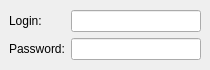
<ui version="4.0" >
 <author></author>
 <comment></comment>
 <exportmacro></exportmacro>
 <class>MSNSettings</class>
 <widget class="QWidget" name="MSNSettings" >
  <property name="geometry" >
   <rect>
    <x>0</x>
    <y>0</y>
    <width>210</width>
    <height>70</height>
   </rect>
  </property>
  <property name="windowTitle" >
   <string>WengoPhone - MSN Settings</string>
  </property>
  <layout class="QGridLayout" >
   <property name="margin" >
    <number>9</number>
   </property>
   <property name="spacing" >
    <number>6</number>
   </property>
   <item row="0" column="0" >
    <layout class="QGridLayout" >
     <property name="margin" >
      <number>0</number>
     </property>
     <property name="spacing" >
      <number>6</number>
     </property>
     <item row="1" column="0" >
      <widget class="QLabel" name="passwordLabel" >
       <property name="text" >
        <string>Password:</string>
       </property>
      </widget>
     </item>
     <item row="1" column="1" >
      <widget class="QLineEdit" name="passwordLineEdit" />
     </item>
     <item row="0" column="1" >
      <widget class="QLineEdit" name="loginLineEdit" />
     </item>
     <item row="0" column="0" >
      <widget class="QLabel" name="loginLabel" >
       <property name="text" >
        <string>Login:</string>
       </property>
      </widget>
     </item>
    </layout>
   </item>
  </layout>
 </widget>
 <pixmapfunction></pixmapfunction>
 <resources/>
 <connections/>
</ui>
